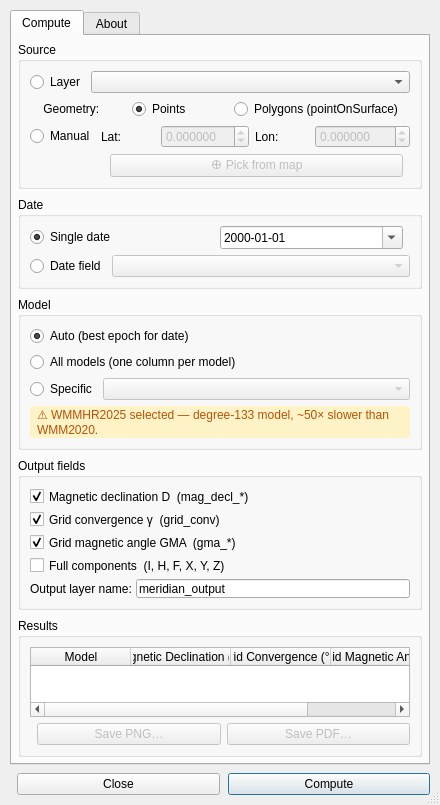
<?xml version="1.0" encoding="UTF-8"?>
<ui version="4.0">
 <class>MeridianDialogBase</class>
 <widget class="QDialog" name="MeridianDialogBase">
  <property name="geometry">
   <rect><x>0</x><y>0</y><width>440</width><height>680</height></rect>
  </property>
  <property name="windowTitle">
   <string>Meridian</string>
  </property>
  <property name="sizeGripEnabled">
   <bool>true</bool>
  </property>
  <layout class="QVBoxLayout" name="mainLayout">
   <property name="spacing"><number>8</number></property>
   <property name="leftMargin"><number>10</number></property>
   <property name="topMargin"><number>10</number></property>
   <property name="rightMargin"><number>10</number></property>
   <property name="bottomMargin"><number>10</number></property>

   <!-- ===== TAB WIDGET ===== -->
   <item>
    <widget class="QTabWidget" name="tabWidget">
     <property name="currentIndex"><number>0</number></property>

     <!-- ===== TAB 1: COMPUTE ===== -->
     <widget class="QWidget" name="tabCompute">
      <attribute name="title"><string>Compute</string></attribute>
      <layout class="QVBoxLayout" name="computeLayout">
       <property name="spacing"><number>8</number></property>
       <property name="leftMargin"><number>6</number></property>
       <property name="topMargin"><number>6</number></property>
       <property name="rightMargin"><number>6</number></property>
       <property name="bottomMargin"><number>6</number></property>

       <!-- ===== SOURCE ===== -->
       <item>
        <widget class="QGroupBox" name="grpSource">
         <property name="title"><string>Source</string></property>
         <layout class="QVBoxLayout" name="sourceLayout">
          <property name="spacing"><number>6</number></property>

          <!-- Layer row -->
          <item>
           <layout class="QHBoxLayout">
            <item><widget class="QRadioButton" name="rbLayer"><property name="text"><string>Layer</string></property><property name="checked"><bool>true</bool></property></widget></item>
            <item><widget class="QComboBox" name="layerCombo"><property name="sizePolicy"><sizepolicy hsizetype="Expanding" vsizetype="Fixed"><horstretch>1</horstretch><verstretch>0</verstretch></sizepolicy></property></widget></item>
           </layout>
          </item>

          <!-- Geometry type row -->
          <item>
           <layout class="QHBoxLayout">
            <item><widget class="QLabel" name="lblGeomType"><property name="text"><string>    Geometry:</string></property></widget></item>
            <item><widget class="QRadioButton" name="rbPoints"><property name="text"><string>Points</string></property><property name="checked"><bool>true</bool></property></widget></item>
            <item><widget class="QRadioButton" name="rbPolygons"><property name="text"><string>Polygons (pointOnSurface)</string></property></widget></item>
            <item><spacer><property name="orientation"><enum>Qt::Horizontal</enum></property></spacer></item>
           </layout>
          </item>

          <!-- Manual row -->
          <item>
           <layout class="QHBoxLayout">
            <item><widget class="QRadioButton" name="rbManual"><property name="text"><string>Manual</string></property></widget></item>
            <item><widget class="QLabel" name="lblLat"><property name="text"><string>Lat:</string></property></widget></item>
            <item>
             <widget class="QDoubleSpinBox" name="spinLat">
              <property name="minimum"><double>-90.0</double></property>
              <property name="maximum"><double>90.0</double></property>
              <property name="decimals"><number>6</number></property>
              <property name="singleStep"><double>0.001</double></property>
              <property name="enabled"><bool>false</bool></property>
             </widget>
            </item>
            <item><widget class="QLabel" name="lblLon"><property name="text"><string>Lon:</string></property></widget></item>
            <item>
             <widget class="QDoubleSpinBox" name="spinLon">
              <property name="minimum"><double>-180.0</double></property>
              <property name="maximum"><double>180.0</double></property>
              <property name="decimals"><number>6</number></property>
              <property name="singleStep"><double>0.001</double></property>
              <property name="enabled"><bool>false</bool></property>
             </widget>
            </item>
           </layout>
          </item>

          <!-- Map click row -->
          <item>
           <layout class="QHBoxLayout">
            <item><spacer><property name="orientation"><enum>Qt::Horizontal</enum></property><property name="sizeType"><enum>QSizePolicy::Fixed</enum></property><property name="sizeHint" stdset="0"><size><width>80</width><height>0</height></size></property></spacer></item>
            <item>
             <widget class="QPushButton" name="btnPickFromMap">
              <property name="text"><string>⊕ Pick from map</string></property>
              <property name="enabled"><bool>false</bool></property>
              <property name="checkable"><bool>true</bool></property>
             </widget>
            </item>
            <item><spacer><property name="orientation"><enum>Qt::Horizontal</enum></property></spacer></item>
           </layout>
          </item>

         </layout>
        </widget>
       </item>

       <!-- ===== DATE ===== -->
       <item>
        <widget class="QGroupBox" name="grpDate">
         <property name="title"><string>Date</string></property>
         <layout class="QVBoxLayout" name="dateLayout">
          <property name="spacing"><number>6</number></property>

          <item>
           <layout class="QHBoxLayout">
            <item><widget class="QRadioButton" name="rbSingleDate"><property name="text"><string>Single date</string></property><property name="checked"><bool>true</bool></property></widget></item>
            <item>
             <widget class="QDateEdit" name="dateEdit">
              <property name="calendarPopup"><bool>true</bool></property>
              <property name="displayFormat"><string>yyyy-MM-dd</string></property>
             </widget>
            </item>
            <item><spacer><property name="orientation"><enum>Qt::Horizontal</enum></property></spacer></item>
           </layout>
          </item>

          <item>
           <layout class="QHBoxLayout">
            <item><widget class="QRadioButton" name="rbDateField"><property name="text"><string>Date field</string></property></widget></item>
            <item><widget class="QComboBox" name="dateFieldCombo"><property name="enabled"><bool>false</bool></property><property name="sizePolicy"><sizepolicy hsizetype="Expanding" vsizetype="Fixed"><horstretch>1</horstretch><verstretch>0</verstretch></sizepolicy></property></widget></item>
           </layout>
          </item>

         </layout>
        </widget>
       </item>

       <!-- ===== MODEL ===== -->
       <item>
        <widget class="QGroupBox" name="grpModel">
         <property name="title"><string>Model</string></property>
         <layout class="QVBoxLayout" name="modelLayout">
          <property name="spacing"><number>6</number></property>

          <item><widget class="QRadioButton" name="rbModelAuto"><property name="text"><string>Auto (best epoch for date)</string></property><property name="checked"><bool>true</bool></property></widget></item>
          <item><widget class="QRadioButton" name="rbModelAll"><property name="text"><string>All models (one column per model)</string></property></widget></item>

          <item>
           <layout class="QHBoxLayout">
            <item><widget class="QRadioButton" name="rbModelSpecific"><property name="text"><string>Specific</string></property></widget></item>
            <item><widget class="QComboBox" name="modelCombo"><property name="enabled"><bool>false</bool></property><property name="sizePolicy"><sizepolicy hsizetype="Expanding" vsizetype="Fixed"><horstretch>1</horstretch><verstretch>0</verstretch></sizepolicy></property></widget></item>
           </layout>
          </item>

          <item>
           <widget class="QLabel" name="lblWmmhrWarning">
            <property name="text"><string>⚠ WMMHR2025 selected — degree-133 model, ~50× slower than WMM2020.</string></property>
            <property name="wordWrap"><bool>true</bool></property>
            <property name="visible"><bool>false</bool></property>
            <property name="styleSheet"><string>color: #b45309; background: #fef3c7; padding: 4px; border-radius: 3px;</string></property>
           </widget>
          </item>

         </layout>
        </widget>
       </item>

       <!-- ===== OUTPUT ===== -->
       <item>
        <widget class="QGroupBox" name="grpOutput">
         <property name="title"><string>Output fields</string></property>
         <layout class="QVBoxLayout" name="outputLayout">
          <property name="spacing"><number>4</number></property>

          <item><widget class="QCheckBox" name="chkDeclination"><property name="text"><string>Magnetic declination D  (mag_decl_*)</string></property><property name="checked"><bool>true</bool></property></widget></item>
          <item><widget class="QCheckBox" name="chkGridConv"><property name="text"><string>Grid convergence γ  (grid_conv)</string></property><property name="checked"><bool>true</bool></property></widget></item>
          <item><widget class="QCheckBox" name="chkGma"><property name="text"><string>Grid magnetic angle GMA  (gma_*)</string></property><property name="checked"><bool>true</bool></property></widget></item>
          <item><widget class="QCheckBox" name="chkComponents"><property name="text"><string>Full components  (I, H, F, X, Y, Z)</string></property><property name="checked"><bool>false</bool></property></widget></item>

          <item>
           <layout class="QHBoxLayout">
            <item><widget class="QLabel" name="lblOutputName"><property name="text"><string>Output layer name:</string></property></widget></item>
            <item><widget class="QLineEdit" name="editOutputName"><property name="text"><string>meridian_output</string></property></widget></item>
           </layout>
          </item>

         </layout>
        </widget>
       </item>

       <!-- ===== RESULTS (manual/map-click only) ===== -->
       <item>
        <widget class="QGroupBox" name="grpResults">
         <property name="title"><string>Results</string></property>
         <property name="visible"><bool>false</bool></property>
         <layout class="QVBoxLayout" name="resultsLayout">
          <item>
           <widget class="QTableWidget" name="resultsTable">
            <property name="alternatingRowColors"><bool>true</bool></property>
            <property name="editTriggers"><set>QAbstractItemView::NoEditTriggers</set></property>
            <property name="selectionMode"><set>QAbstractItemView::NoSelection</set></property>
            <column><property name="text"><string>Model</string></property></column>
            <column><property name="text"><string>Magnetic Declination (°E)</string></property></column>
            <column><property name="text"><string>Grid Convergence (°E)</string></property></column>
            <column><property name="text"><string>Grid Magnetic Angle (°)</string></property></column>
           </widget>
          </item>
          <item>
           <layout class="QHBoxLayout">
            <item><spacer><property name="orientation"><enum>Qt::Horizontal</enum></property></spacer></item>
            <item>
             <widget class="QPushButton" name="btnSavePng">
              <property name="text"><string>Save PNG…</string></property>
              <property name="enabled"><bool>false</bool></property>
             </widget>
            </item>
            <item>
             <widget class="QPushButton" name="btnSavePdf">
              <property name="text"><string>Save PDF…</string></property>
              <property name="enabled"><bool>false</bool></property>
             </widget>
            </item>
           </layout>
          </item>
         </layout>
        </widget>
       </item>

      </layout>
     </widget>

     <!-- ===== TAB 2: ABOUT ===== -->
     <widget class="QWidget" name="tabAbout">
      <attribute name="title"><string>About</string></attribute>
      <layout class="QVBoxLayout" name="aboutLayout">
       <property name="spacing"><number>12</number></property>
       <property name="leftMargin"><number>14</number></property>
       <property name="topMargin"><number>14</number></property>
       <property name="rightMargin"><number>14</number></property>
       <property name="bottomMargin"><number>14</number></property>

       <item>
        <widget class="QLabel" name="lblAbout">
         <property name="textFormat"><enum>Qt::RichText</enum></property>
         <property name="wordWrap"><bool>true</bool></property>
         <property name="openExternalLinks"><bool>true</bool></property>
         <property name="alignment"><set>Qt::AlignTop|Qt::AlignLeft</set></property>
         <property name="text"><string>&lt;html&gt;&lt;body&gt;
&lt;p&gt;&lt;b style="font-size:13pt;"&gt;Meridian&lt;/b&gt; &amp;nbsp; &lt;span style="color:#666;"&gt;v0.1.0&lt;/span&gt;&lt;/p&gt;
&lt;p&gt;As geologists we deal with azimuths a lot — compass readings, drill collar orientations, structural logging, downhole surveys. The reference for an azimuth is critical: is it relative to magnetic north, true north, or the grid system you're working in? When starting a new project, one of the first tasks is to orient yourself and work out the differences between these references and how to convert between them.&lt;/p&gt;
&lt;p&gt;If they were static it would be easy — but the magnetic field changes over time, and there are models that predict its effect across the globe and across the years. Sometimes you don't just need today's difference, but what it was &lt;i&gt;when a hole was drilled&lt;/i&gt;, so you can verify the correct adjustment was made.&lt;/p&gt;
&lt;p&gt;&lt;b&gt;Meridian&lt;/b&gt; aims to make this job a little easier. Give it a lat/long, or pick a point off the map, and it returns the adjustments you need for the specified date. It will even drop all of the info into an image or PDF for your project documentation. And if you need to process an entire dataset, feed it a point or polygon layer and it will calculate the adjustments using a date field in your data — or a date you specify.&lt;/p&gt;
&lt;p style="color:#666; font-size:8pt; margin-top:12px;"&gt;
&lt;b&gt;Disclaimer:&lt;/b&gt; Magnetic declination values are derived from global geomagnetic models (WMM / WMMHR) and are approximations only. Local magnetic anomalies, crustal variations, and model limitations mean results may differ from observed values. Always cross-check critical figures against a trusted independent source before use in survey or safety-critical applications.
&lt;/p&gt;
&lt;hr/&gt;
&lt;p&gt;
&lt;b&gt;Author:&lt;/b&gt; Steve Graham&lt;br/&gt;
&lt;b&gt;Licence:&lt;/b&gt; GNU GPL v2&lt;br/&gt;
&lt;b&gt;Source:&lt;/b&gt; &lt;a href="https://github.com/stevengraham/meridian"&gt;github.com/stevengraham/meridian&lt;/a&gt;
&lt;/p&gt;
&lt;p style="margin-top:16px; font-size:11pt;"&gt;
If you find Meridian useful, please &lt;a href="https://www.buymeacoffee.com/solasdata"&gt;☕ Buy me a coffee&lt;/a&gt;
&lt;/p&gt;
&lt;/body&gt;&lt;/html&gt;</string>
        </property>
        </widget>
       </item>

       <item>
        <spacer>
         <property name="orientation"><enum>Qt::Vertical</enum></property>
         <property name="sizeHint" stdset="0"><size><width>20</width><height>40</height></size></property>
        </spacer>
       </item>

      </layout>
     </widget>

    </widget>
   </item>

   <!-- ===== DIALOG BUTTONS ===== -->
   <item>
    <layout class="QHBoxLayout">
     <item><spacer><property name="orientation"><enum>Qt::Horizontal</enum></property></spacer></item>
     <item>
      <widget class="QPushButton" name="btnClose">
       <property name="text"><string>Close</string></property>
      </widget>
     </item>
     <item>
      <widget class="QPushButton" name="btnCompute">
       <property name="text"><string>Compute</string></property>
       <property name="default"><bool>true</bool></property>
      </widget>
     </item>
    </layout>
   </item>

  </layout>
 </widget>
 <resources/>
 <connections/>
</ui>
